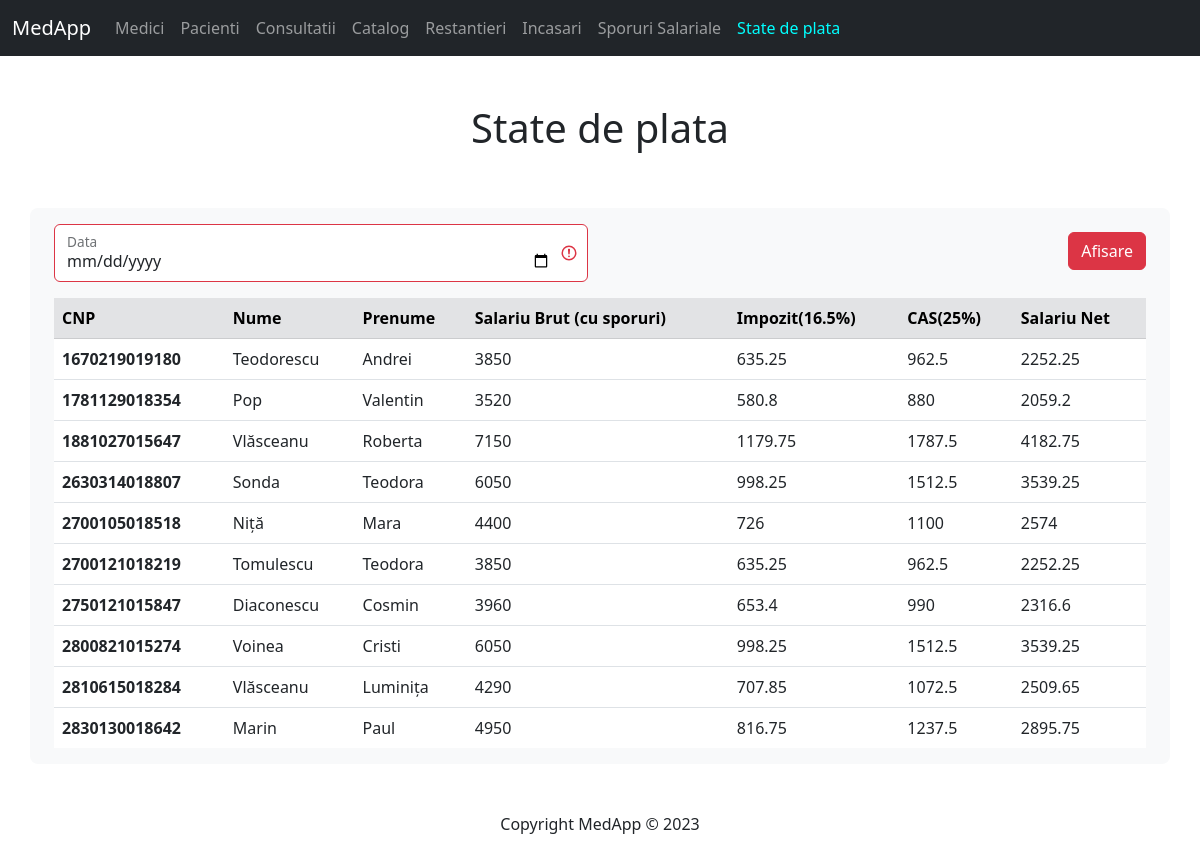
Screenshot of /display/stat_plata.php with the database file from the repository.
### tables this page shows
CREATE TABLE medic (
    cnp CHAR(13) PRIMARY KEY,
    nume VARCHAR(50),
    prenume VARCHAR (50),
    adresa VARCHAR (100),
    salariu_initial INT,
    data_angajarii DATE
);

### php/stat_plata_code.php (called while the page is built, shortened)
<?php
include($_SERVER['DOCUMENT_ROOT'] . '/medapp/inc/db.php');
$casVal = 0.25;
$select = "SELECT cnp, medic.nume, medic.prenume, medic.salariu_initial, COUNT(consultatie.id) AS nr_consultatii
            FROM consultatie
            LEFT JOIN medic ON consultatie.medic = medic.cnp
            GROUP BY medic.cnp;"
;
$rezultatSelect = mysqli_query($conn, $select);
function calcSpor($nr) {
    return ($nr >= 3) ? "10" : "0";
}
function calcSalariuBrut($salariu, $inc) {
    return ($inc == 10) ? $salariu = $salariu + ($salariu * 0.1) : $salariu;
}
function calcSalariuNet($brut, $impozit, $cas) {
    return $brut - $impozit - $cas;
}
?>

### display/stat_plata.php (the view)
<?php
    include($_SERVER['DOCUMENT_ROOT'] . '/medapp/inc/header.php');
    include($_SERVER['DOCUMENT_ROOT'] . '/medapp/php/stat_plata_code.php');
?>
<form action='<?php echo "http://$_SERVER[HTTP_HOST]$_SERVER[REQUEST_URI]"; ?>' class="was-validated" method='post'>
    <div class="row">
        <div class="col">
            <div class="form-floating">
                <input type="date" class="form-control is-invalid" name="data" placeholder="data" value="<?php echo $date ?>" required>
                <label for="data" class="form-label">Data</label>
            </div>
        </div>
        <div class="col">
            <input class="btn btn-danger float-end mt-2" type="submit" name="submit" value="Afisare"></button>
        </div>
    </div>
</form>
<div class="tableFixed mt-3">
    <table class="table table-hover">
        <thead class="table-secondary">
            <tr>
                <th scope="col">CNP</th>
                <th scope="col">Nume</th>
                <th scope="col">Prenume</th>
                <th scope="col">Salariu Brut (cu sporuri)</th>
                <th scope="col">Impozit(16.5%)</th>
                <th scope="col">CAS(25%)</th>
                <th scope="col">Salariu Net</th>
            </tr>
        </thead>
        <tbody>
            <?php
                if($rezultatSelect) {
                    while($rand = mysqli_fetch_assoc($rezultatSelect)) {
                        $cnp = $rand['cnp'];
                        $nume = $rand['nume'];
                        $prenume = $rand['prenume'];
                        $salariu = $rand['salariu_initial'];
                        $nr_cons = $rand['nr_consultatii'];
                        $spor = calcSpor($nr_cons);
                        $salariuBrut = calcSalariuBrut($salariu, $spor);
                        $impozit = $salariuBrut * $impozitVal = 0.165;
                        $cas = $salariuBrut * $casVal;
                        $salariuNet = calcSalariuNet($salariuBrut, $impozit, $cas);
                        echo "<tr>
                                <th scope='row'>$cnp</th>
                                <td>$nume</td>
                                <td>$prenume</td>
                                <td>$salariuBrut</td>
                                <td>$impozit</td>
                                <td>$cas</td>
                                <td>$salariuNet</td>
                            </tr>"
                        ;
                    }
                }
            ?>
        </tbody>
    </table>
</div>
<?php include($_SERVER['DOCUMENT_ROOT'] . '/medapp/inc/footer.php'); ?>

### inc/styles.css (style rules this page uses)
.tableFixed { overflow: auto; height: 50vh; }
.tableFixed thead th { position: sticky; top: 0; }

### rows the page displays
medic: cnp "1670219019180", nume "Teodorescu", prenume "Andrei", salariuBrut "3850", impozit "635.25", cas "962.5", salariuNet "2252.25"
medic: cnp "1781129018354", nume "Pop", prenume "Valentin", salariuBrut "3520", impozit "580.8", cas "880", salariuNet "2059.2"
medic: cnp "1881027015647", nume "Vlăsceanu", prenume "Roberta", salariuBrut "7150", impozit "1179.75", cas "1787.5", salariuNet "4182.75"
medic: cnp "2630314018807", nume "Sonda", prenume "Teodora", salariuBrut "6050", impozit "998.25", cas "1512.5", salariuNet "3539.25"
medic: cnp "2700105018518", nume "Niță", prenume "Mara", salariuBrut "4400", impozit "726", cas "1100", salariuNet "2574"
medic: cnp "2700121018219", nume "Tomulescu", prenume "Teodora", salariuBrut "3850", impozit "635.25", cas "962.5", salariuNet "2252.25"
medic: cnp "2750121015847", nume "Diaconescu", prenume "Cosmin", salariuBrut "3960", impozit "653.4", cas "990", salariuNet "2316.6"
medic: cnp "2800821015274", nume "Voinea", prenume "Cristi", salariuBrut "6050", impozit "998.25", cas "1512.5", salariuNet "3539.25"
medic: cnp "2810615018284", nume "Vlăsceanu", prenume "Luminița", salariuBrut "4290", impozit "707.85", cas "1072.5", salariuNet "2509.65"
medic: cnp "2830130018642", nume "Marin", prenume "Paul", salariuBrut "4950", impozit "816.75", cas "1237.5", salariuNet "2895.75"
